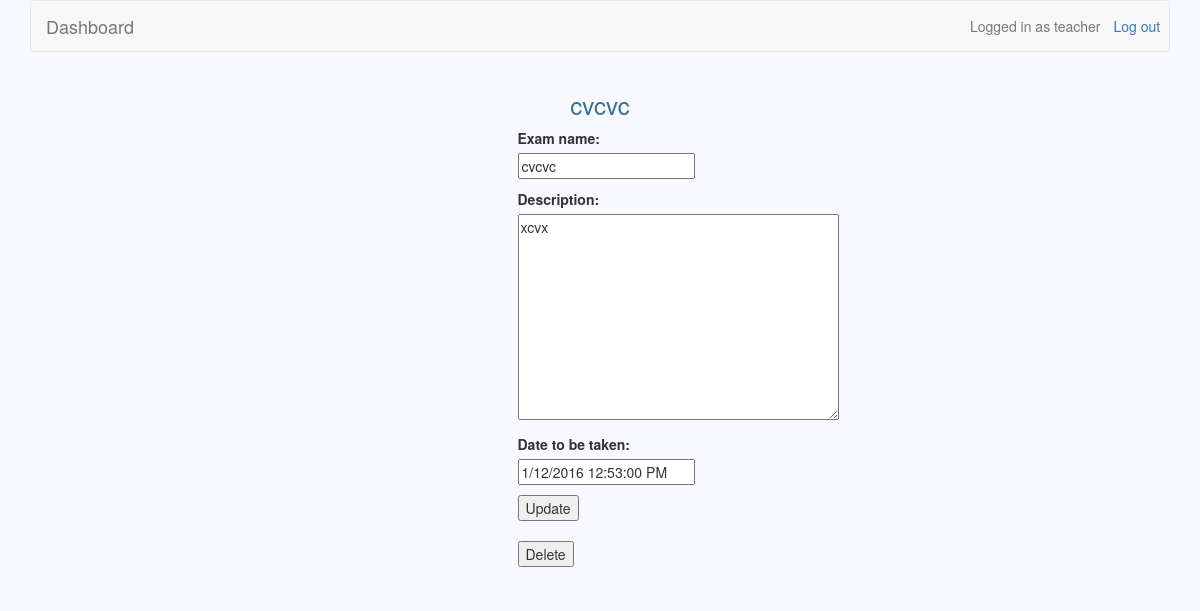
The page /courses/7/exams/1/ (signed in) on the database as committed earlier.
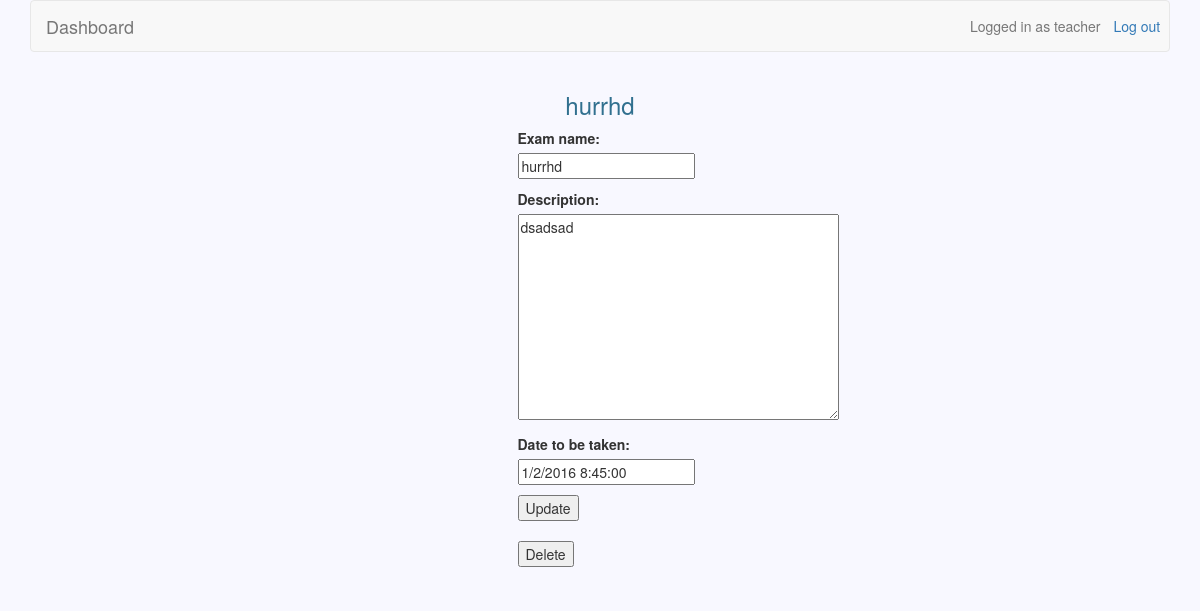
The same page on the database as committed later.
### exams/models.py (models this page shows)
class Exam(models.Model):
	owner = models.CharField(max_length=30)
	name = models.CharField(max_length=30)
	description = models.TextField(blank=True)
	updated = models.DateTimeField(auto_now=True)
	date_to_be_taken = models.DateTimeField()
	course = models.ForeignKey(Course)

### exams/views.py (the view)
# urls.py: url(r'^(\d+)/$', views.edit_exam, name='edit_exam'),
@user_passes_test(teacher_check)
def edit_exam(request, course_id, exam_id):
	exam = Exam.objects.get(id=exam_id)
	course = Course.objects.get(id=course_id)
	if request.user.username == exam.owner:
		if request.method == 'POST' and 'update' in request.POST:
			form = ExamForm(instance=exam, data=request.POST)
			if form.is_valid():
				update(form, exam)
				messages.add_message(request, messages.INFO, 'Exam updated successfully.')
				return redirect('/courses/' + course_id + '/')
		if request.method == 'POST' and 'delete' in request.POST:
			exam.delete()
			messages.add_message(request, messages.INFO, 'Exam deleted successfully.')
			return redirect('/courses/' + course_id + '/')
		else :
			form = ExamForm(instance=exam)
		return render(request, 'edit_exam.html', {'form': form, 'course': course, 'exam': exam })
	return redirect('/courses/' + course_id + '/')

### exams/forms.py
class ExamForm(forms.ModelForm):
	name = forms.CharField(label="Exam name")
	description = forms.Textarea()
	date_to_be_taken = forms.DateTimeField()
	class Meta:
		model = Exam
		fields = ['name', 'description', 'date_to_be_taken']
	def __init__(self, instance=None, *args, **kwargs):
		super().__init__(*args, **kwargs)
		self.instance.exam = instance

### courses/views.py (called while the page is built)
def teacher_check(user):
    return user.is_teacher

### exams/templates/edit_exam.html (shortened to what this page needs)
{% extends 'base.html' %}
{% block header_text %}{{ exam.name }}{% endblock %}
{% block form_action %}{% url 'edit_exam' course.id exam.id %}{% endblock %}
{% block button %}
	<button id='id_submit' type='submit' name='update'>Update</button>
	<br>
	<br>
	<button id='id_delete' name='delete'>Delete</button>
{% endblock %}

### templates/base.html (shortened to what this page needs)
{% load staticfiles %}
<!DOCTYPE html>
<html>
    <head>
        <link href="/static/bootstrap/css/bootstrap.min.css" rel="stylesheet">
        <link href="/static/base.css" rel="stylesheet">
	</head>
    <body>
        <div class="container">
            <nav class="navbar navbar-default" role="navigation">
                {% if user.is_active %}
                    {% if user.is_teacher %}
                        <a class="navbar-brand" href="{% url 'teacher_page' %}">Dashboard</a>
                    {% else %}
                        <a class="navbar-brand" href="{% url 'student_page' %}">Dashboard</a>
                    {% endif %}
                    <a class="btn navbar-btn navbar-right" id="id_logout" href="{% url 'logout' %}">Log out</a>
                    <span class="navbar-text navbar-right">Logged in as {{ user.username }}</span>
                {% else %}
                    <a class="navbar-brand" href="/">Django-LMS</a>
                    <a class="btn navbar-btn navbar-right" id="id_login" href="{% url 'login' %}">Log in</a>
                    <a class="btn navbar-btn navbar-right" id="id_signup" href="{% url 'signup' %}">Sign up</a>
                {% endif %}
            </nav>
            <div class="row" jumbotron>
                <h3 class='text-info text-center'>{% block header_text %}{% endblock %}</h3>
                <form class="form-horizontal col-md-6 col-md-offset-5" action="{% block form_action %}{% endblock %}"
                      method='POST'>
                    <div class="form-group col-xs-4">
                        {{ form.as_p }}
                        {% block button %}{% endblock %}
                    </div>
                </form>
                </div>
            </div>
            <div class="row" jumbotron>
                <div class="text-center">
                    <div class="col-md-6 col-md-offset-3" >
                    </div>
                </div>
            </div>
    </body>
</html>

Rows that differ between the two databases and show on the page:
changed Exam: name "cvcvc" → "hurrhd"
Other text that changed with them:
form field name: "cvcvc" → "hurrhd"
form field description: "xcvx" → "dsadsad"
form field date_to_be_taken: "1/12/2016 12:53:00 PM" → "1/2/2016 8:45:00"
